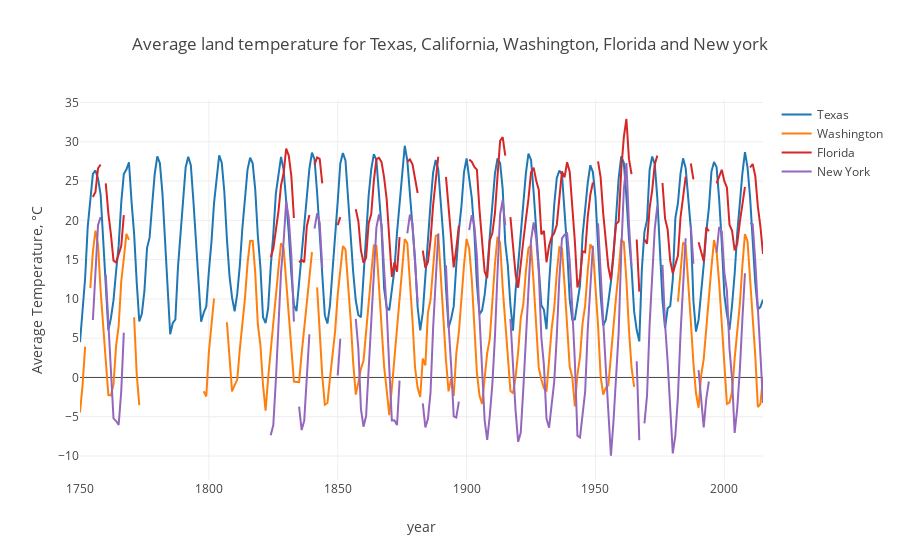

This figure's notebook cell:
### Code cell
tracetx = go.Scatter(x = years, y= df_us2.AverageTemperature[df_us2.State == 'Texas'], name = 'Texas')
traceca = go.Scatter(x = years, y= df_us2.AverageTemperature[df_us2.State == 'Califoria'], name = 'California')
tracewa = go.Scatter(x = years, y= df_us2.AverageTemperature[df_us2.State == 'Washington'], name = 'Washington')
tracefl = go.Scatter(x = years, y= df_us2.AverageTemperature[df_us2.State == 'Florida'], name = 'Florida')
traceny = go.Scatter(x = years, y= df_us2.AverageTemperature[df_us2.State == 'New York'], name = 'New York')

data_l = [tracetx, tracewa, traceca, tracefl, traceny]
layout_1 = go.Layout(
    xaxis=dict(title='year'),
    yaxis=dict(title='Average Temperature, °C'),
    title='Average land temperature for Texas, California, Washington, Florida and New york')
fig_1 = go.Figure(data=data_l, layout=layout_1)
py.iplot(fig_1)

### Figure 1 — Plotly figure (JSON) as saved in the notebook; plotly's stock layout.template omitted (floating-point values rounded to 4 significant figures; data arrays with more than 128 entries replaced by an {"elided": "..."} marker saying what was removed)
{"data": [{"name": "Texas", "type": "scatter", "x": {"elided": "266 int values"}, "y": {"elided": "2325 float values"}}, {"name": "Washington", "type": "scatter", "x": {"elided": "266 int values"}, "y": {"elided": "2229 float values"}}, {"name": "California", "type": "scatter", "x": {"elided": "266 int values"}, "y": []}, {"name": "Florida", "type": "scatter", "x": {"elided": "266 int values"}, "y": {"elided": "3239 float values"}}, {"name": "New York", "type": "scatter", "x": {"elided": "266 int values"}, "y": {"elided": "3239 float values"}}], "layout": {"title": "Average land temperature for Texas, California, Washington, Florida and New york", "xaxis": {"title": "year"}, "yaxis": {"title": "Average Temperature, °C"}}}
